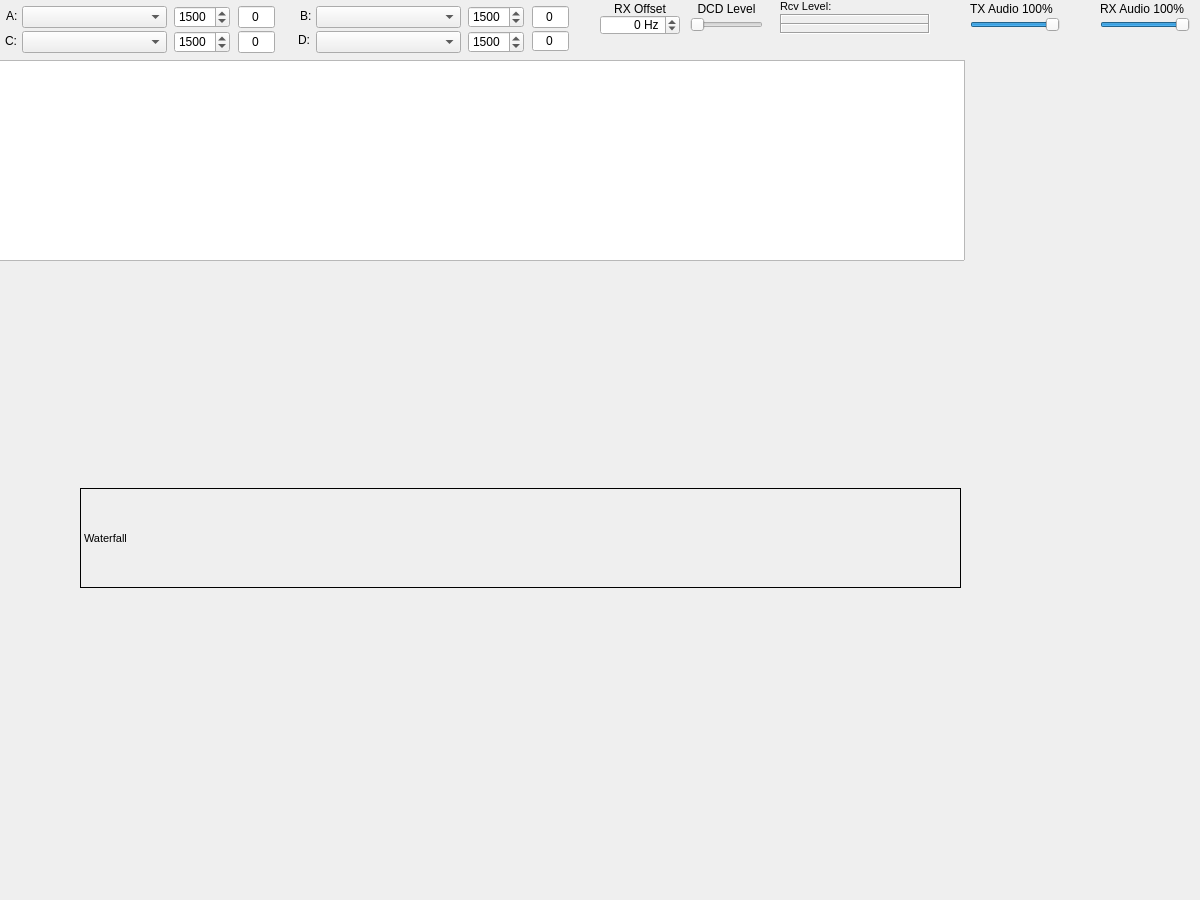
<?xml version="1.0" encoding="UTF-8"?>
<ui version="4.0">
 <class>QtSoundModemClass</class>
 <widget class="QMainWindow" name="QtSoundModemClass">
  <property name="geometry">
   <rect>
    <x>0</x>
    <y>0</y>
    <width>1200</width>
    <height>900</height>
   </rect>
  </property>
  <property name="minimumSize">
   <size>
    <width>1200</width>
    <height>300</height>
   </size>
  </property>
  <property name="windowTitle">
   <string>QtSoundModem</string>
  </property>
  <property name="windowIcon">
   <iconset resource="QtSoundModem.qrc">
    <normaloff>:/QtSoundModem/soundmodem.ico</normaloff>:/QtSoundModem/soundmodem.ico</iconset>
  </property>
  <widget class="QWidget" name="centralWidget">
   <widget class="QSpinBox" name="centerA">
    <property name="geometry">
     <rect>
      <x>174</x>
      <y>6</y>
      <width>56</width>
      <height>22</height>
     </rect>
    </property>
    <property name="maximum">
     <number>3000</number>
    </property>
    <property name="value">
     <number>1500</number>
    </property>
    <property name="toolTip">
     <string>Centre audio frequency (Hz) for channel A. Standard VHF packet uses 1700 (between Bell-202 1200/2200 Hz tones).</string>
    </property>
    <property name="whatsThis">
     <string>&lt;b&gt;Channel A centre frequency (Hz)&lt;/b&gt;&lt;br/&gt;The audio centre of the demodulator passband. Standard VHF packet practice is &lt;tt&gt;1700&lt;/tt&gt; Hz, sitting symmetrically between the Bell-202 mark (1200 Hz) and space (2200 Hz) tones. HF and other modes may pick different centres. Range 0–3000 Hz; default 1700.&lt;br/&gt;Stored as &lt;tt&gt;Modem/RXFreq1&lt;/tt&gt;.</string>
    </property>
   </widget>
   <widget class="QComboBox" name="modeB">
    <property name="geometry">
     <rect>
      <x>316</x>
      <y>6</y>
      <width>145</width>
      <height>22</height>
     </rect>
    </property>
    <property name="toolTip">
     <string>Modem mode for channel B — selects the modulator/demodulator (AFSK 1200, G3RUH 9600, BPSK 300, etc.).</string>
    </property>
    <property name="whatsThis">
     <string>&lt;b&gt;Channel B modem mode&lt;/b&gt;&lt;br/&gt;Sets the modulator and demodulator used on this channel. Match it to the on-air signal — common choices are AFSK 1200 for VHF packet, G3RUH 9600 for 9600-baud packet, BPSK 300 for HF packet, and V.26/V.27 for higher-rate HF. Open the dropdown for the full list, or see Help → User Guide for descriptions of each. IL2P framing is configured separately in Setup Modems.&lt;br/&gt;Stored as &lt;tt&gt;Modem/ModemType2&lt;/tt&gt;.</string>
    </property>
   </widget>
   <widget class="QLabel" name="label_2">
    <property name="geometry">
     <rect>
      <x>6</x>
      <y>7</y>
      <width>16</width>
      <height>18</height>
     </rect>
    </property>
    <property name="text">
     <string>A:</string>
    </property>
   </widget>
   <widget class="QSpinBox" name="centerB">
    <property name="geometry">
     <rect>
      <x>468</x>
      <y>6</y>
      <width>56</width>
      <height>22</height>
     </rect>
    </property>
    <property name="maximum">
     <number>3000</number>
    </property>
    <property name="value">
     <number>1500</number>
    </property>
    <property name="toolTip">
     <string>Centre audio frequency (Hz) for channel B. Standard VHF packet uses 1700 (between Bell-202 1200/2200 Hz tones).</string>
    </property>
    <property name="whatsThis">
     <string>&lt;b&gt;Channel B centre frequency (Hz)&lt;/b&gt;&lt;br/&gt;The audio centre of the demodulator passband. Standard VHF packet practice is &lt;tt&gt;1700&lt;/tt&gt; Hz, sitting symmetrically between the Bell-202 mark (1200 Hz) and space (2200 Hz) tones. HF and other modes may pick different centres. Range 0–3000 Hz; default 1700.&lt;br/&gt;Stored as &lt;tt&gt;Modem/RXFreq2&lt;/tt&gt;.</string>
    </property>
   </widget>
   <widget class="QLabel" name="Waterfall">
    <property name="geometry">
     <rect>
      <x>80</x>
      <y>488</y>
      <width>881</width>
      <height>100</height>
     </rect>
    </property>
    <property name="minimumSize">
     <size>
      <width>600</width>
      <height>100</height>
     </size>
    </property>
    <property name="maximumSize">
     <size>
      <width>5000</width>
      <height>250</height>
     </size>
    </property>
    <property name="font">
     <font>
      <pointsize>8</pointsize>
     </font>
    </property>
    <property name="frameShape">
     <enum>QFrame::Box</enum>
    </property>
    <property name="frameShadow">
     <enum>QFrame::Plain</enum>
    </property>
    <property name="text">
     <string>Waterfall</string>
    </property>
    <property name="toolTip">
     <string>Waterfall: scrolling spectrogram of the receive audio (frequency on the X axis, time scrolling down).</string>
    </property>
    <property name="whatsThis">
     <string>&lt;b&gt;Waterfall display&lt;/b&gt;&lt;br/&gt;Live spectrogram of the audio being demodulated — frequency runs left-to-right, time scrolls top-to-bottom, and brightness shows signal energy. Coloured tick marks above the waterfall indicate each modem's mark/space and centre-frequency window. Use it to see whether incoming signals fall inside the modem passbands and to spot QRM. Visibility toggled from View → First/Second Waterfall; frequency range bounded by the Waterfall Min/Max settings in Settings → Setup Devices.</string>
    </property>
   </widget>
   <widget class="QComboBox" name="modeA">
    <property name="geometry">
     <rect>
      <x>22</x>
      <y>6</y>
      <width>145</width>
      <height>22</height>
     </rect>
    </property>
    <property name="toolTip">
     <string>Modem mode for channel A — selects the modulator/demodulator (AFSK 1200, G3RUH 9600, BPSK 300, etc.).</string>
    </property>
    <property name="whatsThis">
     <string>&lt;b&gt;Channel A modem mode&lt;/b&gt;&lt;br/&gt;Sets the modulator and demodulator used on this channel. Match it to the on-air signal — common choices are AFSK 1200 for VHF packet, G3RUH 9600 for 9600-baud packet, BPSK 300 for HF packet, and V.26/V.27 for higher-rate HF. Open the dropdown for the full list, or see Help → User Guide for descriptions of each. IL2P framing is configured separately in Setup Modems.&lt;br/&gt;Stored as &lt;tt&gt;Modem/ModemType1&lt;/tt&gt;.</string>
    </property>
   </widget>
   <widget class="QLabel" name="label">
    <property name="geometry">
     <rect>
      <x>690</x>
      <y>2</y>
      <width>73</width>
      <height>13</height>
     </rect>
    </property>
    <property name="text">
     <string>DCD Level</string>
    </property>
    <property name="alignment">
     <set>Qt::AlignCenter</set>
    </property>
    <property name="toolTip">
     <string>Threshold for the busy-channel detector — see the slider directly below.</string>
    </property>
   </widget>
   <widget class="QLabel" name="labelB">
    <property name="geometry">
     <rect>
      <x>300</x>
      <y>9</y>
      <width>16</width>
      <height>14</height>
     </rect>
    </property>
    <property name="text">
     <string>B:</string>
    </property>
   </widget>
   <widget class="QSlider" name="DCDSlider">
    <property name="geometry">
     <rect>
      <x>690</x>
      <y>18</y>
      <width>73</width>
      <height>14</height>
     </rect>
    </property>
    <property name="orientation">
     <enum>Qt::Horizontal</enum>
    </property>
    <property name="tickPosition">
     <enum>QSlider::NoTicks</enum>
    </property>
    <property name="tickInterval">
     <number>10</number>
    </property>
    <property name="toolTip">
     <string>DCD threshold — sensitivity of the busy-channel detector (the red squares above each modem).</string>
    </property>
    <property name="whatsThis">
     <string>&lt;b&gt;DCD threshold (Data Carrier Detect)&lt;/b&gt;&lt;br/&gt;Controls the sensitivity of the BusyDetect3 algorithm that lights the per-channel DCD squares red when a signal is present. Lower values trigger DCD on weaker signals (more false alarms); higher values require a stronger signal (may miss weak stations). Applied globally across all four channels. The response is non-linear — small changes near the bottom of the slider have far more effect than near the top.&lt;br/&gt;Stored as &lt;tt&gt;Modem/DCDThreshold&lt;/tt&gt;.</string>
    </property>
   </widget>
   <widget class="QTextEdit" name="monWindow">
    <property name="geometry">
     <rect>
      <x>-6</x>
      <y>60</y>
      <width>971</width>
      <height>201</height>
     </rect>
    </property>
    <property name="readOnly">
     <bool>true</bool>
    </property>
    <property name="toolTip">
     <string>Monitor: shows AX.25 frames received and transmitted as the modem decodes them.</string>
    </property>
    <property name="whatsThis">
     <string>&lt;b&gt;Monitor pane&lt;/b&gt;&lt;br/&gt;Live log of every AX.25 frame the modem decodes (RX) or sends (TX), with callsigns, paths, control field, and payload. Useful for confirming the modem is locking onto signals correctly and for sanity-checking outgoing traffic. Read-only; copy lines with the standard text-selection shortcuts.</string>
    </property>
   </widget>
   <widget class="QLabel" name="labelC">
    <property name="geometry">
     <rect>
      <x>5</x>
      <y>32</y>
      <width>16</width>
      <height>18</height>
     </rect>
    </property>
    <property name="text">
     <string>C:</string>
    </property>
   </widget>
   <widget class="QComboBox" name="modeC">
    <property name="geometry">
     <rect>
      <x>22</x>
      <y>31</y>
      <width>145</width>
      <height>22</height>
     </rect>
    </property>
    <property name="toolTip">
     <string>Modem mode for channel C — selects the modulator/demodulator (AFSK 1200, G3RUH 9600, BPSK 300, etc.).</string>
    </property>
    <property name="whatsThis">
     <string>&lt;b&gt;Channel C modem mode&lt;/b&gt;&lt;br/&gt;Sets the modulator and demodulator used on this channel. Match it to the on-air signal — common choices are AFSK 1200 for VHF packet, G3RUH 9600 for 9600-baud packet, BPSK 300 for HF packet, and V.26/V.27 for higher-rate HF. Open the dropdown for the full list, or see Help → User Guide for descriptions of each. IL2P framing is configured separately in Setup Modems.&lt;br/&gt;Stored as &lt;tt&gt;Modem/ModemType3&lt;/tt&gt;.</string>
    </property>
   </widget>
   <widget class="QSpinBox" name="centerD">
    <property name="geometry">
     <rect>
      <x>468</x>
      <y>31</y>
      <width>56</width>
      <height>22</height>
     </rect>
    </property>
    <property name="maximum">
     <number>3000</number>
    </property>
    <property name="value">
     <number>1500</number>
    </property>
    <property name="toolTip">
     <string>Centre audio frequency (Hz) for channel D. Standard VHF packet uses 1700 (between Bell-202 1200/2200 Hz tones).</string>
    </property>
    <property name="whatsThis">
     <string>&lt;b&gt;Channel D centre frequency (Hz)&lt;/b&gt;&lt;br/&gt;The audio centre of the demodulator passband. Standard VHF packet practice is &lt;tt&gt;1700&lt;/tt&gt; Hz, sitting symmetrically between the Bell-202 mark (1200 Hz) and space (2200 Hz) tones. HF and other modes may pick different centres. Range 0–3000 Hz; default 1700.&lt;br/&gt;Stored as &lt;tt&gt;Modem/RXFreq4&lt;/tt&gt;.</string>
    </property>
   </widget>
   <widget class="QComboBox" name="modeD">
    <property name="geometry">
     <rect>
      <x>316</x>
      <y>31</y>
      <width>145</width>
      <height>22</height>
     </rect>
    </property>
    <property name="toolTip">
     <string>Modem mode for channel D — selects the modulator/demodulator (AFSK 1200, G3RUH 9600, BPSK 300, etc.).</string>
    </property>
    <property name="whatsThis">
     <string>&lt;b&gt;Channel D modem mode&lt;/b&gt;&lt;br/&gt;Sets the modulator and demodulator used on this channel. Match it to the on-air signal — common choices are AFSK 1200 for VHF packet, G3RUH 9600 for 9600-baud packet, BPSK 300 for HF packet, and V.26/V.27 for higher-rate HF. Open the dropdown for the full list, or see Help → User Guide for descriptions of each. IL2P framing is configured separately in Setup Modems.&lt;br/&gt;Stored as &lt;tt&gt;Modem/ModemType4&lt;/tt&gt;.</string>
    </property>
   </widget>
   <widget class="QLabel" name="labelD">
    <property name="geometry">
     <rect>
      <x>298</x>
      <y>33</y>
      <width>16</width>
      <height>14</height>
     </rect>
    </property>
    <property name="text">
     <string>D:</string>
    </property>
   </widget>
   <widget class="QSpinBox" name="centerC">
    <property name="geometry">
     <rect>
      <x>174</x>
      <y>31</y>
      <width>56</width>
      <height>22</height>
     </rect>
    </property>
    <property name="maximum">
     <number>3000</number>
    </property>
    <property name="value">
     <number>1500</number>
    </property>
    <property name="toolTip">
     <string>Centre audio frequency (Hz) for channel C. Standard VHF packet uses 1700 (between Bell-202 1200/2200 Hz tones).</string>
    </property>
    <property name="whatsThis">
     <string>&lt;b&gt;Channel C centre frequency (Hz)&lt;/b&gt;&lt;br/&gt;The audio centre of the demodulator passband. Standard VHF packet practice is &lt;tt&gt;1700&lt;/tt&gt; Hz, sitting symmetrically between the Bell-202 mark (1200 Hz) and space (2200 Hz) tones. HF and other modes may pick different centres. Range 0–3000 Hz; default 1700.&lt;br/&gt;Stored as &lt;tt&gt;Modem/RXFreq3&lt;/tt&gt;.</string>
    </property>
   </widget>
   <widget class="QLabel" name="RXOffsetLabel">
    <property name="geometry">
     <rect>
      <x>600</x>
      <y>2</y>
      <width>80</width>
      <height>13</height>
     </rect>
    </property>
    <property name="text">
     <string>RX Offset</string>
    </property>
    <property name="alignment">
     <set>Qt::AlignCenter</set>
    </property>
   </widget>
   <widget class="QSpinBox" name="RXOffset">
    <property name="geometry">
     <rect>
      <x>600</x>
      <y>15</y>
      <width>80</width>
      <height>20</height>
     </rect>
    </property>
    <property name="alignment">
     <set>Qt::AlignRight|Qt::AlignTrailing|Qt::AlignVCenter</set>
    </property>
    <property name="suffix">
     <string> Hz</string>
    </property>
    <property name="minimum">
     <number>-200</number>
    </property>
    <property name="maximum">
     <number>200</number>
    </property>
    <property name="value">
     <number>0</number>
    </property>
    <property name="toolTip">
     <string>Global RX offset (Hz, ±200) — manually shift all four channels' tuning by the same amount.</string>
    </property>
    <property name="whatsThis">
     <string>&lt;b&gt;Global RX offset (Hz)&lt;/b&gt;&lt;br/&gt;Adds a manual offset, applied to every channel, to the receive frequency. Use this to compensate for an off-frequency radio or a known band shift without touching each channel's centre. Range −200 to +200 Hz; default 0. Unlike the per-channel RX offset fields, this spin box is purely manual — the modem never moves it on its own.&lt;br/&gt;Stored as &lt;tt&gt;Modem/rxOffset&lt;/tt&gt;.</string>
    </property>
   </widget>
   <widget class="QLineEdit" name="RXOffsetA">
    <property name="geometry">
     <rect>
      <x>238</x>
      <y>6</y>
      <width>37</width>
      <height>22</height>
     </rect>
    </property>
    <property name="text">
     <string>0</string>
    </property>
    <property name="alignment">
     <set>Qt::AlignCenter</set>
    </property>
    <property name="toolTip">
     <string>Channel A RX tracking offset (Hz). Auto-updates as the modem locks; type a value and press Enter to nudge it.</string>
    </property>
    <property name="whatsThis">
     <string>&lt;b&gt;Channel A RX offset (Hz)&lt;/b&gt;&lt;br/&gt;Live offset of the received signal from this channel's centre frequency. The modem updates the value continuously as it tracks the carrier. You can also type a number and press Enter to seed the tracker — useful for pulling in a signal whose centre you already know.</string>
    </property>
   </widget>
   <widget class="QLineEdit" name="RXOffsetB">
    <property name="geometry">
     <rect>
      <x>532</x>
      <y>6</y>
      <width>37</width>
      <height>22</height>
     </rect>
    </property>
    <property name="text">
     <string>0</string>
    </property>
    <property name="alignment">
     <set>Qt::AlignCenter</set>
    </property>
    <property name="toolTip">
     <string>Channel B RX tracking offset (Hz). Auto-updates as the modem locks; type a value and press Enter to nudge it.</string>
    </property>
    <property name="whatsThis">
     <string>&lt;b&gt;Channel B RX offset (Hz)&lt;/b&gt;&lt;br/&gt;Live offset of the received signal from this channel's centre frequency. The modem updates the value continuously as it tracks the carrier. You can also type a number and press Enter to seed the tracker — useful for pulling in a signal whose centre you already know.</string>
    </property>
   </widget>
   <widget class="QLineEdit" name="RXOffsetC">
    <property name="geometry">
     <rect>
      <x>238</x>
      <y>31</y>
      <width>37</width>
      <height>22</height>
     </rect>
    </property>
    <property name="text">
     <string>0</string>
    </property>
    <property name="alignment">
     <set>Qt::AlignCenter</set>
    </property>
    <property name="toolTip">
     <string>Channel C RX tracking offset (Hz). Auto-updates as the modem locks; type a value and press Enter to nudge it.</string>
    </property>
    <property name="whatsThis">
     <string>&lt;b&gt;Channel C RX offset (Hz)&lt;/b&gt;&lt;br/&gt;Live offset of the received signal from this channel's centre frequency. The modem updates the value continuously as it tracks the carrier. You can also type a number and press Enter to seed the tracker — useful for pulling in a signal whose centre you already know.</string>
    </property>
   </widget>
   <widget class="QLineEdit" name="RXOffsetD">
    <property name="geometry">
     <rect>
      <x>532</x>
      <y>31</y>
      <width>37</width>
      <height>20</height>
     </rect>
    </property>
    <property name="text">
     <string>0</string>
    </property>
    <property name="alignment">
     <set>Qt::AlignCenter</set>
    </property>
    <property name="toolTip">
     <string>Channel D RX tracking offset (Hz). Auto-updates as the modem locks; type a value and press Enter to nudge it.</string>
    </property>
    <property name="whatsThis">
     <string>&lt;b&gt;Channel D RX offset (Hz)&lt;/b&gt;&lt;br/&gt;Live offset of the received signal from this channel's centre frequency. The modem updates the value continuously as it tracks the carrier. You can also type a number and press Enter to seed the tracker — useful for pulling in a signal whose centre you already know.</string>
    </property>
   </widget>
   <widget class="QLabel" name="RXLevel">
    <property name="geometry">
     <rect>
      <x>780</x>
      <y>14</y>
      <width>150</width>
      <height>11</height>
     </rect>
    </property>
    <property name="frameShape">
     <enum>QFrame::Box</enum>
    </property>
    <property name="frameShadow">
     <enum>QFrame::Sunken</enum>
    </property>
    <property name="text">
     <string/>
    </property>
    <property name="toolTip">
     <string>Receive level meter — left channel of the sound card. Aim for the green band; yellow means too low to demodulate reliably; red means clipping.</string>
    </property>
    <property name="whatsThis">
     <string>&lt;b&gt;RX level meter (left channel)&lt;/b&gt;&lt;br/&gt;Shows the audio amplitude arriving from the sound card's left input. Adjust the sound card recording level (or the &quot;RX Audio&quot; slider) so the bar stays in the green region. Yellow means the level is too low to demodulate reliably (a common macOS default); red indicates clipping that will distort the signal and break demodulation.</string>
    </property>
   </widget>
   <widget class="QLabel" name="label_7">
    <property name="geometry">
     <rect>
      <x>780</x>
      <y>0</y>
      <width>91</width>
      <height>13</height>
     </rect>
    </property>
    <property name="font">
     <font>
      <pointsize>8</pointsize>
     </font>
    </property>
    <property name="text">
     <string>Rcv Level:</string>
    </property>
    <property name="textFormat">
     <enum>Qt::PlainText</enum>
    </property>
    <property name="wordWrap">
     <bool>true</bool>
    </property>
    <property name="toolTip">
     <string>Receive level meters — left and right channels of the sound card input.</string>
    </property>
   </widget>
   <widget class="QLabel" name="RXLevel2">
    <property name="geometry">
     <rect>
      <x>780</x>
      <y>23</y>
      <width>150</width>
      <height>11</height>
     </rect>
    </property>
    <property name="frameShape">
     <enum>QFrame::Box</enum>
    </property>
    <property name="frameShadow">
     <enum>QFrame::Sunken</enum>
    </property>
    <property name="text">
     <string/>
    </property>
    <property name="toolTip">
     <string>Receive level meter — right channel of the sound card. Aim for the green band; yellow means too low to demodulate reliably; red means clipping.</string>
    </property>
    <property name="whatsThis">
     <string>&lt;b&gt;RX level meter (right channel)&lt;/b&gt;&lt;br/&gt;Shows the audio amplitude arriving from the sound card's right input. Adjust the sound card recording level (or the &quot;RX Audio&quot; slider) so the bar stays in the green region. Yellow means the level is too low to demodulate reliably; red indicates clipping that will distort the signal and break demodulation. Note: the modem requires a stereo input even when only one channel carries audio.</string>
    </property>
   </widget>
   <widget class="QLabel" name="TXAudioLabel">
    <property name="geometry">
     <rect>
      <x>970</x>
      <y>2</y>
      <width>100</width>
      <height>13</height>
     </rect>
    </property>
    <property name="text">
     <string>TX Audio 100%</string>
    </property>
    <property name="toolTip">
     <string>Current value of the TX audio level slider.</string>
    </property>
   </widget>
   <widget class="QSlider" name="TXAudio">
    <property name="geometry">
     <rect>
      <x>970</x>
      <y>18</y>
      <width>90</width>
      <height>14</height>
     </rect>
    </property>
    <property name="minimum">
     <number>0</number>
    </property>
    <property name="maximum">
     <number>100</number>
    </property>
    <property name="value">
     <number>100</number>
    </property>
    <property name="orientation">
     <enum>Qt::Horizontal</enum>
    </property>
    <property name="tickPosition">
     <enum>QSlider::NoTicks</enum>
    </property>
    <property name="tickInterval">
     <number>10</number>
    </property>
    <property name="toolTip">
     <string>TX audio level (0–100%) — output volume sent to the radio's mic input.</string>
    </property>
    <property name="whatsThis">
     <string>&lt;b&gt;TX audio level&lt;/b&gt;&lt;br/&gt;Software gain applied to the modulator output before it reaches the sound card. Use this to set the audio level sent to the rig's mic/data input without touching the system audio mixer. 100% passes the modulator output unchanged; lower values attenuate. The rig's own mic-gain or data-input level still controls the resulting on-air deviation; this slider trims the QtSoundModem-side level cleanly. Default 100.&lt;br/&gt;macOS-port addition; stored as &lt;tt&gt;Modem/TXAudioLevel&lt;/tt&gt;.</string>
    </property>
   </widget>
   <widget class="QLabel" name="RXAudioLabel">
    <property name="geometry">
     <rect>
      <x>1100</x>
      <y>2</y>
      <width>100</width>
      <height>13</height>
     </rect>
    </property>
    <property name="text">
     <string>RX Audio 100%</string>
    </property>
    <property name="toolTip">
     <string>Current value of the RX audio level slider.</string>
    </property>
   </widget>
   <widget class="QSlider" name="RXAudio">
    <property name="geometry">
     <rect>
      <x>1100</x>
      <y>18</y>
      <width>90</width>
      <height>14</height>
     </rect>
    </property>
    <property name="minimum">
     <number>0</number>
    </property>
    <property name="maximum">
     <number>100</number>
    </property>
    <property name="value">
     <number>100</number>
    </property>
    <property name="orientation">
     <enum>Qt::Horizontal</enum>
    </property>
    <property name="tickPosition">
     <enum>QSlider::NoTicks</enum>
    </property>
    <property name="tickInterval">
     <number>10</number>
    </property>
    <property name="toolTip">
     <string>RX audio level (0–100%) — input gain applied to the radio's audio output.</string>
    </property>
    <property name="whatsThis">
     <string>&lt;b&gt;RX audio level&lt;/b&gt;&lt;br/&gt;Software gain applied to the sound card input before demodulation. Use this when the system audio mixer is fixed at 100% and you need to bring the receive level into the green band on the meter. 100% passes the audio unchanged; lower values attenuate. Default 100.&lt;br/&gt;macOS-port addition; stored as &lt;tt&gt;Modem/RXAudioLevel&lt;/tt&gt;.</string>
    </property>
   </widget>
  </widget>
  <widget class="QMenuBar" name="menuBar">
   <property name="geometry">
    <rect>
     <x>0</x>
     <y>0</y>
     <width>1200</width>
     <height>21</height>
    </rect>
   </property>
  </widget>
 </widget>
 <layoutdefault spacing="6" margin="11"/>
 <resources>
  <include location="QtSoundModem.qrc"/>
 </resources>
 <connections/>
</ui>
